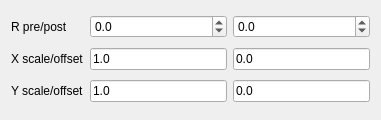
<?xml version="1.0" encoding="UTF-8"?>
<ui version="4.0">
 <class>windowPositionAnodeFilter</class>
 <widget class="QWidget" name="windowGeneric2dProjection">
  <property name="geometry">
   <rect>
    <x>0</x>
    <y>0</y>
    <width>381</width>
    <height>120</height>
   </rect>
  </property>
  <property name="windowTitle">
   <string>Generic 2D projection</string>
  </property>
  <layout class="QGridLayout" name="gridLayout">
   <item row="3" column="0">
    <widget class="QLabel" name="labelYparams">
     <property name="text">
      <string>Y scale/offset</string>
     </property>
    </widget>
   </item>
   <item row="2" column="1">
    <widget class="ParameterLineEdit" name="editXscale">
     <property name="sizePolicy">
      <sizepolicy hsizetype="MinimumExpanding" vsizetype="Fixed">
       <horstretch>0</horstretch>
       <verstretch>0</verstretch>
      </sizepolicy>
     </property>
     <property name="text">
      <string>1.0</string>
     </property>
    </widget>
   </item>
   <item row="3" column="1">
    <widget class="ParameterLineEdit" name="editYscale">
     <property name="sizePolicy">
      <sizepolicy hsizetype="MinimumExpanding" vsizetype="Fixed">
       <horstretch>0</horstretch>
       <verstretch>0</verstretch>
      </sizepolicy>
     </property>
     <property name="text">
      <string>1.0</string>
     </property>
    </widget>
   </item>
   <item row="2" column="2">
    <widget class="ParameterLineEdit" name="editXoffset">
     <property name="sizePolicy">
      <sizepolicy hsizetype="MinimumExpanding" vsizetype="Fixed">
       <horstretch>0</horstretch>
       <verstretch>0</verstretch>
      </sizepolicy>
     </property>
     <property name="text">
      <string>0.0</string>
     </property>
    </widget>
   </item>
   <item row="2" column="0">
    <widget class="QLabel" name="labelXparams">
     <property name="text">
      <string>X scale/offset</string>
     </property>
    </widget>
   </item>
   <item row="3" column="2">
    <widget class="ParameterLineEdit" name="editYoffset">
     <property name="sizePolicy">
      <sizepolicy hsizetype="MinimumExpanding" vsizetype="Fixed">
       <horstretch>0</horstretch>
       <verstretch>0</verstretch>
      </sizepolicy>
     </property>
     <property name="text">
      <string>0.0</string>
     </property>
    </widget>
   </item>
   <item row="1" column="0">
    <widget class="QLabel" name="labelRotation">
     <property name="text">
      <string>R pre/post</string>
     </property>
    </widget>
   </item>
   <item row="1" column="1">
    <widget class="QDoubleSpinBox" name="editPreRotation">
     <property name="sizePolicy">
      <sizepolicy hsizetype="MinimumExpanding" vsizetype="Fixed">
       <horstretch>0</horstretch>
       <verstretch>0</verstretch>
      </sizepolicy>
     </property>
     <property name="decimals">
      <number>1</number>
     </property>
     <property name="minimum">
      <double>-360.000000000000000</double>
     </property>
     <property name="maximum">
      <double>360.000000000000000</double>
     </property>
    </widget>
   </item>
   <item row="1" column="2">
    <widget class="QDoubleSpinBox" name="editPostRotation">
     <property name="decimals">
      <number>1</number>
     </property>
     <property name="minimum">
      <double>-360.000000000000000</double>
     </property>
     <property name="maximum">
      <double>360.000000000000000</double>
     </property>
    </widget>
   </item>
  </layout>
 </widget>
 <customwidgets>
  <customwidget>
   <class>ParameterLineEdit</class>
   <extends>QLineEdit</extends>
   <header>metro.frontend.widgets</header>
  </customwidget>
 </customwidgets>
 <tabstops>
  <tabstop>editPreRotation</tabstop>
  <tabstop>editPostRotation</tabstop>
  <tabstop>editXscale</tabstop>
  <tabstop>editXoffset</tabstop>
  <tabstop>editYscale</tabstop>
  <tabstop>editYoffset</tabstop>
 </tabstops>
 <resources/>
 <connections/>
</ui>
